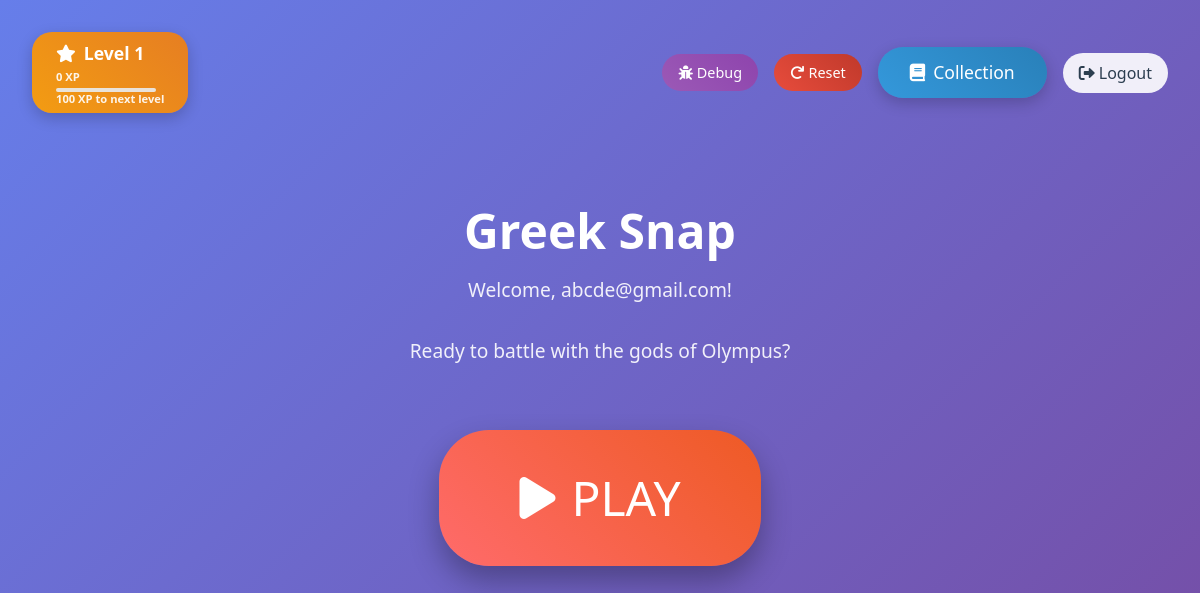
Page / (signed in) on the earlier database version.
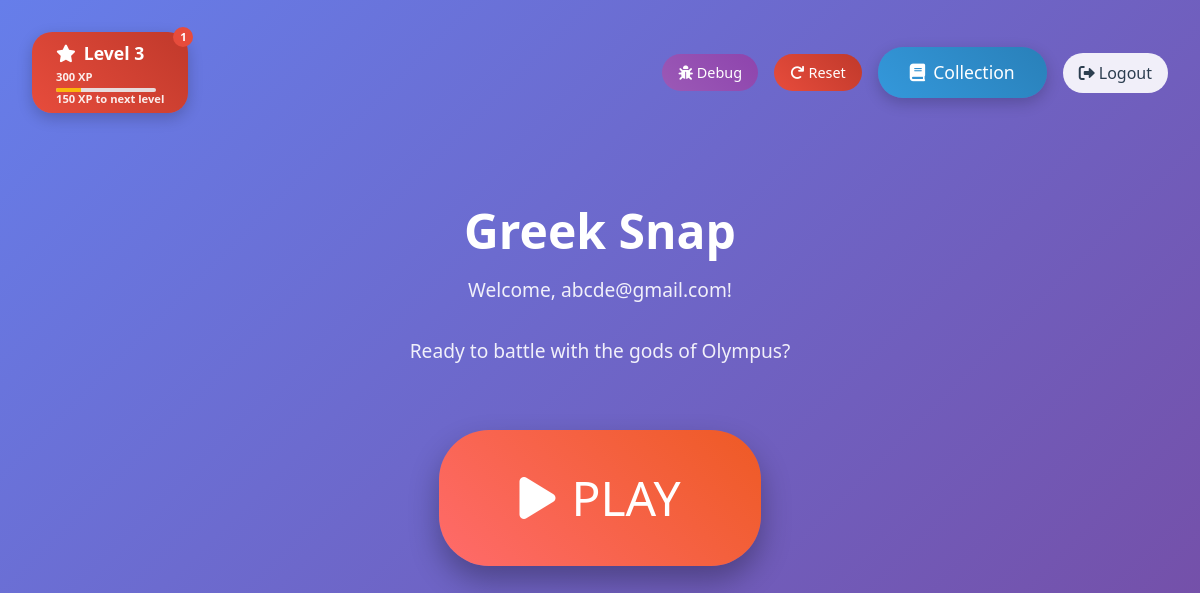
Same page on the later database version.
### main.py (models this page shows)
class User(UserMixin, db.Model):
    __tablename__ = "users"
    id: Mapped[int] = mapped_column(Integer, primary_key=True)
    email: Mapped[str] = mapped_column(String(100), unique=True)
    password: Mapped[str] = mapped_column(String(100))
    date_of_signup: Mapped[Date] = mapped_column(Date)
    xp: Mapped[int] = mapped_column(Integer, default=0)  # XP points
    last_daily_win: Mapped[Date] = mapped_column(Date, nullable=True)  # Track daily win bonus
    misc1: Mapped[str] = mapped_column(String(100), nullable=True)
    misc2: Mapped[str] = mapped_column(String(100), nullable=True)
    misc3: Mapped[str] = mapped_column(String(100), nullable=True)
    collection = relationship("UserCollection", back_populates="user", uselist=False)

### main.py (the view)
@app.route('/')
def index():
    if current_user.is_authenticated:
        user_level = XPSystem.get_level_from_xp(current_user.xp)
        xp_for_next = XPSystem.get_xp_for_next_level(current_user.xp)
        progress = XPSystem.get_progress_to_next_level(current_user.xp)
        user_collection = UserCollection.query.filter_by(user_id=current_user.id).first()
        unlocked_cards = user_collection.unlocked_cards if user_collection else []
        pending_rewards = XPSystem.get_pending_rewards(current_user.xp, unlocked_cards)
        from xp_system import LEVEL_REWARDS
        card_id_to_name = {card['id']: card['name'] for card in CHARACTERS}
        return render_template('index.html',
                             user=current_user,
                             level=user_level,
                             xp=current_user.xp,
                             xp_for_next=xp_for_next,
                             progress=progress,
                             pending_rewards=pending_rewards,
                             level_rewards=LEVEL_REWARDS,
                             card_id_to_name=card_id_to_name)
    else:
        return render_template('index.html', user=current_user)

### main.py (called while the page is built)
@login_manager.user_loader
def load_user(user_id):
    return db.get_or_404(User, user_id)

### xp_system.py (called while the page is built)
    @staticmethod
    def get_level_from_xp(xp):
        current_level = 1
        for level, required_xp in LEVEL_XP_REQUIREMENTS.items():
            if xp >= required_xp:
                current_level = level
            else:
                break
        return current_level

    @staticmethod
    def get_xp_for_next_level(current_xp):
        current_level = XPSystem.get_level_from_xp(current_xp)
        next_level = current_level + 1
        if next_level in LEVEL_XP_REQUIREMENTS:
            return LEVEL_XP_REQUIREMENTS[next_level] - current_xp
        else:
            return 0  # Max level reached

    @staticmethod
    def get_progress_to_next_level(current_xp):
        current_level = XPSystem.get_level_from_xp(current_xp)
        next_level = current_level + 1
        if next_level not in LEVEL_XP_REQUIREMENTS:
            return 100  # Max level reached
        current_level_xp = LEVEL_XP_REQUIREMENTS[current_level]
        next_level_xp = LEVEL_XP_REQUIREMENTS[next_level]
        xp_in_current_level = current_xp - current_level_xp
        xp_needed_for_next = next_level_xp - current_level_xp
        return min(100, (xp_in_current_level / xp_needed_for_next) * 100)

    @staticmethod
    def get_pending_rewards(user_xp, unlocked_cards):
        current_level = XPSystem.get_level_from_xp(user_xp)
        pending_rewards = []
        for level in range(1, current_level + 1):
            level_rewards = LEVEL_REWARDS.get(level, [])
            for card_id in level_rewards:
                if card_id not in unlocked_cards:
                    pending_rewards.append({
                        'level': level,
                        'card_id': card_id
                    })
        return pending_rewards

### templates/index.html (shortened to what this page needs)
<!DOCTYPE html>
<html lang="en">
<head>
    <link href="https://cdn.jsdelivr.net/npm/bootstrap@5.3.0/dist/css/bootstrap.min.css" rel="stylesheet">
    <link rel="stylesheet" href="{{ url_for('static', filename='css/style.css') }}">
    <link href="https://cdnjs.cloudflare.com/ajax/libs/font-awesome/6.0.0/css/all.min.css" rel="stylesheet">
</head>
<body>
    <div class="welcome-container">
        {% if user.is_authenticated %}
            <div class="top-bar">
                <div class="level-display {% if pending_rewards %}has-rewards{% endif %}"
                     onclick="showLevelRewards()"
                     style="position: relative;">
                    <i class="fas fa-star me-2"></i>Level {{ level }}
                    {% if pending_rewards %}
                        <div class="rewards-indicator">{{ pending_rewards|length }}</div>
                    {% endif %}
                    <div class="xp-info">
                        <small>{{ xp }} XP</small>
                        {% if xp_for_next > 0 %}
                            <div class="progress mt-1" style="height: 4px; width: 100px;">
                                <div class="progress-bar bg-warning" style="width: {{ progress }}%"></div>
                            </div>
                            <small>{{ xp_for_next }} XP to next level</small>
                        {% endif %}
                    </div>
                </div>
                <div class="top-controls">
                    <button class="debug-button" onclick="debugUser()" title="Debug user state">
                        <i class="fas fa-bug me-1"></i>Debug
                    </button>
                    <button class="reset-button" onclick="resetUser()" title="Reset all user data">
                        <i class="fas fa-redo me-1"></i>Reset
                    </button>
                    <a href="{{ url_for('collection') }}" class="collection-button">
                        <i class="fas fa-book me-2"></i>Collection
                    </a>
                    <a href="{{ url_for('logout') }}" class="logout-button">
                        <i class="fas fa-sign-out-alt me-1"></i>Logout
                    </a>
                </div>
            </div>
            <div class="welcome-card">
                <h1 class="game-title">Greek Snap</h1>
                <p class="game-subtitle">Welcome, {{ user.email }}!</p>
                <p class="game-subtitle">Ready to battle with the gods of Olympus?</p>
                <a href="{{ url_for('game') }}" class="big-play-button">
                    <i class="fas fa-play me-3"></i>PLAY
                </a>
            </div>
        {% endif %}
    </div>
</body>
</html>

### static/css/style.css (style rules this page uses)
body { background: #f8f9fa; min-height: 100vh; color: #333; }

### templates/index.html (style rules this page uses)
.welcome-container { min-height: 100vh; display: flex; align-items: center; justify-content: center; background: linear-gradient(135deg, #667eea 0%, #764ba2 100%); }
.welcome-card { text-align: center; }
.big-play-button { background: linear-gradient(45deg, #ff6b6b, #ee5a24); border: none; padding: 2rem 5rem; font-size: 3rem; border-radius: 50px; color: white; text-decoration: none; display: inline-block; transition: all 0.3s ease; box-shadow: 0 15px 30px rgba(0, 0, 0, 0.3); margin: 2rem 0; }
.collection-button { background: linear-gradient(45deg, #3498db, #2980b9); border: none; padding: 0.75rem 2rem; font-size: 1.1rem; border-radius: 25px; color: white; text-decoration: none; display: inline-block; transition: all 0.3s ease; box-shadow: 0 5px 15px rgba(0, 0, 0, 0.2); }
.game-title { color: white; font-size: 3rem; font-weight: bold; margin-bottom: 1rem; }
.game-subtitle { color: rgba(255, 255, 255, 0.9); font-size: 1.2rem; margin-bottom: 2rem; }
.level-display { background: linear-gradient(45deg, #f39c12, #e67e22); color: white; padding: 0.5rem 1.5rem; border-radius: 20px; font-weight: bold; font-size: 1.1rem; box-shadow: 0 5px 15px rgba(0, 0, 0, 0.2); cursor: pointer; transition: all 0.3s ease; }
.level-display.has-rewards { background: linear-gradient(45deg, #e74c3c, #c0392b); animation: pulse 2s infinite; }
.xp-info { margin-top: 0.25rem; font-size: 0.8rem; opacity: 0.9; }
.xp-info small { display: block; line-height: 1.2; }
.rewards-indicator { position: absolute; top: -5px; right: -5px; background: #e74c3c; color: white; border-radius: 50%; width: 20px; height: 20px; font-size: 0.7rem; display: flex; align-items: center; justify-content: center; font-weight: bold; }
.top-bar { position: absolute; top: 2rem; left: 2rem; right: 2rem; display: flex; justify-content: space-between; align-items: center; }
.logout-button { background: rgba(255, 255, 255, 0.9); border: none; padding: 0.5rem 1rem; border-radius: 20px; color: #2c3e50; text-decoration: none; transition: all 0.3s ease; }
.top-controls { display: flex; align-items: center; gap: 1rem; }
.reset-button { background: linear-gradient(45deg, #e74c3c, #c0392b); border: none; padding: 0.5rem 1rem; border-radius: 20px; color: white; text-decoration: none; transition: all 0.3s ease; font-size: 0.9rem; cursor: pointer; }
.debug-button { background: linear-gradient(45deg, #9b59b6, #8e44ad); border: none; padding: 0.5rem 1rem; border-radius: 20px; color: white; text-decoration: none; transition: all 0.3s ease; font-size: 0.9rem; cursor: pointer; }

Differences in the rows shown:
changed User "abcde@gmail.com": xp (not shown) → "300"
Other differences:
{{ level }}: "1" → "3"
{{ pending_rewards|length }}: (not shown) → "1"
{{ xp_for_next }}: "100" → "150"
{{ xp }}: "0" → (not shown)
